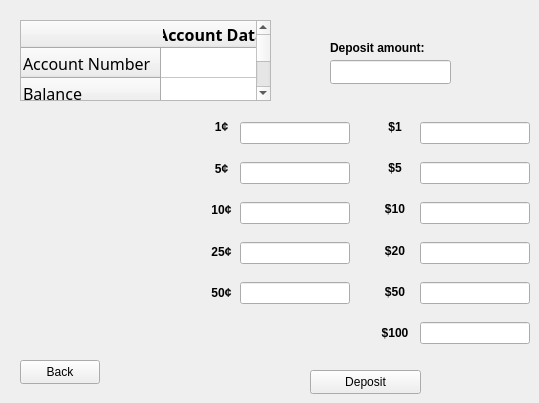
    <widget class="QWidget" name="C2__1Deposit">
     <attribute name="title">
      <string>Deposit</string>
     </attribute>
     <widget class="QPushButton" name="pushC2__1_back">
      <property name="geometry">
       <rect>
        <x>20</x>
        <y>360</y>
        <width>80</width>
        <height>24</height>
       </rect>
      </property>
      <property name="text">
       <string>Back</string>
      </property>
     </widget>
     <widget class="QWidget" name="layoutWidget_2">
      <property name="geometry">
       <rect>
        <x>240</x>
        <y>110</y>
        <width>110</width>
        <height>211</height>
       </rect>
      </property>
      <layout class="QVBoxLayout" name="verticalLayout_5">
       <item>
        <widget class="QLineEdit" name="lineEditC2__1_cent01"/>
       </item>
       <item>
        <widget class="QLineEdit" name="lineEditC2__1_cents05"/>
       </item>
       <item>
        <widget class="QLineEdit" name="lineEditC2__1_cents10"/>
       </item>
       <item>
        <widget class="QLineEdit" name="lineEditC2__1_cents25"/>
       </item>
       <item>
        <widget class="QLineEdit" name="lineEditC2__1_cents50"/>
       </item>
      </layout>
     </widget>
     <widget class="QWidget" name="layoutWidget_3">
      <property name="geometry">
       <rect>
        <x>210</x>
        <y>110</y>
        <width>23</width>
        <height>201</height>
       </rect>
      </property>
      <layout class="QVBoxLayout" name="verticalLayout_6">
       <item>
        <widget class="QLabel" name="labelC2__1_cent01">
         <property name="text">
          <string>&lt;html&gt;&lt;head/&gt;&lt;body&gt;&lt;p align=&quot;center&quot;&gt;&lt;span style=&quot; font-weight:700;&quot;&gt; 1¢&lt;/span&gt;&lt;/p&gt;&lt;/body&gt;&lt;/html&gt;</string>
         </property>
        </widget>
       </item>
       <item>
        <widget class="QLabel" name="labelC2__1_cents05">
         <property name="text">
          <string>&lt;html&gt;&lt;head/&gt;&lt;body&gt;&lt;p align=&quot;center&quot;&gt;&lt;span style=&quot; font-weight:700;&quot;&gt; 5¢&lt;/span&gt;&lt;/p&gt;&lt;/body&gt;&lt;/html&gt;</string>
         </property>
        </widget>
       </item>
       <item>
        <widget class="QLabel" name="labelC2__1_cents10">
         <property name="text">
          <string>&lt;html&gt;&lt;head/&gt;&lt;body&gt;&lt;p align=&quot;center&quot;&gt;&lt;span style=&quot; font-weight:700;&quot;&gt;10¢&lt;/span&gt;&lt;/p&gt;&lt;/body&gt;&lt;/html&gt;</string>
         </property>
        </widget>
       </item>
       <item>
        <widget class="QLabel" name="labelC2__1_cents25">
         <property name="text">
          <string>&lt;html&gt;&lt;head/&gt;&lt;body&gt;&lt;p align=&quot;center&quot;&gt;&lt;span style=&quot; font-weight:700;&quot;&gt;25¢&lt;/span&gt;&lt;/p&gt;&lt;/body&gt;&lt;/html&gt;</string>
         </property>
        </widget>
       </item>
       <item>
        <widget class="QLabel" name="labelC2__1_cents50">
         <property name="text">
          <string>&lt;html&gt;&lt;head/&gt;&lt;body&gt;&lt;p align=&quot;center&quot;&gt;&lt;span style=&quot; font-weight:700;&quot;&gt;50¢&lt;/span&gt;&lt;/p&gt;&lt;/body&gt;&lt;/html&gt;</string>
         </property>
        </widget>
       </item>
      </layout>
     </widget>
     <widget class="QWidget" name="layoutWidget_4">
      <property name="geometry">
       <rect>
        <x>380</x>
        <y>110</y>
        <width>30</width>
        <height>241</height>
       </rect>
      </property>
      <layout class="QVBoxLayout" name="verticalLayout_7">
       <item>
        <widget class="QLabel" name="labelC2__1_dollar001">
         <property name="text">
          <string>&lt;html&gt;&lt;head/&gt;&lt;body&gt;&lt;p align=&quot;center&quot;&gt;&lt;span style=&quot; font-weight:700;&quot;&gt;  $1&lt;/span&gt;&lt;/p&gt;&lt;/body&gt;&lt;/html&gt;</string>
         </property>
        </widget>
       </item>
       <item>
        <widget class="QLabel" name="labelC2__1_dollars005">
         <property name="text">
          <string>&lt;html&gt;&lt;head/&gt;&lt;body&gt;&lt;p align=&quot;center&quot;&gt;&lt;span style=&quot; font-weight:700;&quot;&gt;  $5&lt;/span&gt;&lt;/p&gt;&lt;/body&gt;&lt;/html&gt;</string>
         </property>
        </widget>
       </item>
       <item>
        <widget class="QLabel" name="labelC2__1_dollars010">
         <property name="text">
          <string>&lt;html&gt;&lt;head/&gt;&lt;body&gt;&lt;p align=&quot;center&quot;&gt;&lt;span style=&quot; font-weight:700;&quot;&gt; $10&lt;/span&gt;&lt;/p&gt;&lt;/body&gt;&lt;/html&gt;</string>
         </property>
        </widget>
       </item>
       <item>
        <widget class="QLabel" name="labelC2__1_dollars020">
         <property name="text">
          <string>&lt;html&gt;&lt;head/&gt;&lt;body&gt;&lt;p align=&quot;center&quot;&gt;&lt;span style=&quot; font-weight:700;&quot;&gt; $20&lt;/span&gt;&lt;/p&gt;&lt;/body&gt;&lt;/html&gt;</string>
         </property>
        </widget>
       </item>
       <item>
        <widget class="QLabel" name="labelC2__1_dollars050">
         <property name="text">
          <string>&lt;html&gt;&lt;head/&gt;&lt;body&gt;&lt;p align=&quot;center&quot;&gt;&lt;span style=&quot; font-weight:700;&quot;&gt; $50&lt;/span&gt;&lt;/p&gt;&lt;/body&gt;&lt;/html&gt;</string>
         </property>
        </widget>
       </item>
       <item>
        <widget class="QLabel" name="labelC2__1_dollars100">
         <property name="text">
          <string>&lt;html&gt;&lt;head/&gt;&lt;body&gt;&lt;p align=&quot;center&quot;&gt;&lt;span style=&quot; font-weight:700;&quot;&gt;$100&lt;/span&gt;&lt;/p&gt;&lt;/body&gt;&lt;/html&gt;</string>
         </property>
        </widget>
       </item>
      </layout>
     </widget>
     <widget class="QWidget" name="layoutWidget_7">
      <property name="geometry">
       <rect>
        <x>420</x>
        <y>110</y>
        <width>110</width>
        <height>251</height>
       </rect>
      </property>
      <layout class="QVBoxLayout" name="verticalLayout_10">
       <item>
        <widget class="QLineEdit" name="lineEditC2__1_dollar001"/>
       </item>
       <item>
        <widget class="QLineEdit" name="lineEditC2__1_dollars005"/>
       </item>
       <item>
        <widget class="QLineEdit" name="lineEditC2__1_dollars010"/>
       </item>
       <item>
        <widget class="QLineEdit" name="lineEditC2__1_dollars020"/>
       </item>
       <item>
        <widget class="QLineEdit" name="lineEditC2__1_dollars050"/>
       </item>
       <item>
        <widget class="QLineEdit" name="lineEditC2__1_dollars100"/>
       </item>
      </layout>
     </widget>
     <widget class="QTableWidget" name="tableC2__1_clientAccountData">
      <property name="geometry">
       <rect>
        <x>20</x>
        <y>20</y>
        <width>251</width>
        <height>81</height>
       </rect>
      </property>
      <row>
       <property name="text">
        <string>Account Number</string>
       </property>
       <property name="font">
        <font>
         <family>Baskerville Old Face</family>
         <pointsize>12</pointsize>
        </font>
       </property>
      </row>
      <row>
       <property name="text">
        <string>Balance</string>
       </property>
       <property name="font">
        <font>
         <family>Baskerville Old Face</family>
         <pointsize>12</pointsize>
        </font>
       </property>
      </row>
      <column>
       <property name="text">
        <string>Account Data</string>
       </property>
       <property name="font">
        <font>
         <family>Baskerville Old Face</family>
         <pointsize>12</pointsize>
         <bold>true</bold>
        </font>
       </property>
      </column>
      <item row="0" column="0">
       <property name="font">
        <font>
         <family>Baskerville Old Face</family>
         <pointsize>12</pointsize>
        </font>
       </property>
      </item>
      <item row="1" column="0">
       <property name="font">
        <font>
         <family>Baskerville Old Face</family>
         <pointsize>12</pointsize>
        </font>
       </property>
      </item>
     </widget>
     <widget class="QPushButton" name="pushC2__1_deposit">
      <property name="geometry">
       <rect>
        <x>310</x>
        <y>370</y>
        <width>111</width>
        <height>24</height>
       </rect>
      </property>
      <property name="text">
       <string>Deposit</string>
      </property>
     </widget>
     <widget class="QLabel" name="labelC2__1_ammount">
      <property name="geometry">
       <rect>
        <x>330</x>
        <y>40</y>
        <width>101</width>
        <height>16</height>
       </rect>
      </property>
      <property name="text">
       <string>&lt;html&gt;&lt;head/&gt;&lt;body&gt;&lt;p&gt;&lt;span style=&quot; font-weight:700;&quot;&gt;Deposit amount:&lt;/span&gt;&lt;/p&gt;&lt;/body&gt;&lt;/html&gt;</string>
      </property>
     </widget>
     <widget class="QLineEdit" name="lineEditC2__1_ammount">
      <property name="geometry">
       <rect>
        <x>330</x>
        <y>60</y>
        <width>121</width>
        <height>24</height>
       </rect>
      </property>
     </widget>
    </widget>
